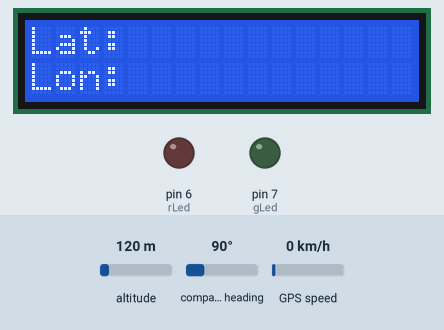
Bench run of a sketch on a simulated Arduino Uno, built with avr-gcc and run on an emulated ATmega328P. Parts: 16×2 character LCD, output pins drawn as LEDs (lit = HIGH). The inputs (shaded band) are chosen by the test bench; at power-on: altitude 120 m, compass heading 90°, GPS speed 0 km/h. Storage starts empty; the GPS gets a fix after 3 s at 37.7749, -122.4194 with 8 satellites; what the sketch prints to the serial monitor is not drawn.

Above: at 1.1 s.
At 38.0 s:
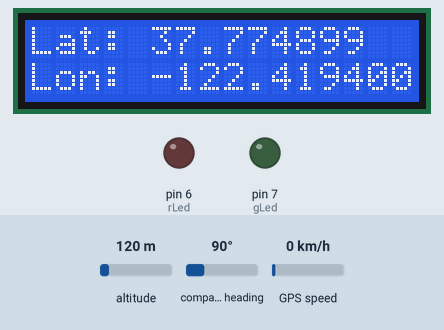
Timing chart, 0 to 39.5 s (numbered marks = the images above):
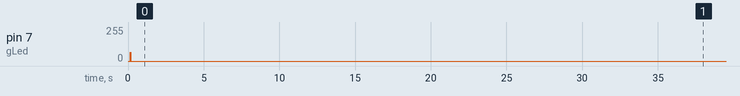

The sketch:

GPS.ino
```cpp
#define rLed 6
#define gLed 7

#include <TinyGPS++.h>
#include <SoftwareSerial.h>
#include <Wire.h>
#include <LiquidCrystal_I2C.h>
#include <SD.h>
#include <SPI.h>

static const int RXPin = 4, TXPin = 3;
static const uint32_t GPSBaud = 9600;

long lastRecord = 0;
int interval = 1000;

String l1 = "";
String l2 = "";
String l3 = "";
String d = "";
String t = "";

// The TinyGPS++ object
TinyGPSPlus gps;

// The serial connection to the GPS device
SoftwareSerial ss(RXPin, TXPin);

LiquidCrystal_I2C lcd(0x27, 16, 2); // set the LCD address to 0x27 for a 16 chars and 2 line display

File file;

void setup()
{

  pinMode(rLed, OUTPUT);
  pinMode(gLed, OUTPUT);

  Serial.begin(115200);
  ss.begin(GPSBaud);
  ss.setTimeout(1);

  Serial.print(F("Testing TinyGPS++ library v. ")); Serial.println(TinyGPSPlus::libraryVersion());
  Serial.println(F("by Mikal Hart"));
  Serial.println();

  lcd.init();                      // initialize the lcd
  // Print a message to the LCD.
  lcd.backlight();

  Serial.println(F("Init SD..."));

  if (!SD.begin(5)) {
    Serial.println(F("Init SD Failed!"));
    blinkRed();
    return;
  } else {
    blinkGreen();
  }

  Serial.println(F("Init SD Success!"));

  SD.remove("log.txt");
  blinkGreen();

  Serial.println(F("Creating file!"));

  file = SD.open("log.txt", FILE_WRITE);
  blinkGreen();
  file.close();
  blinkGreen();

  Serial.println(F("File created!"));
}

void loop()
{
  // This sketch displays information every time a new sentence is correctly encoded.

  Read();

  if (millis() > lastRecord + interval) {

    if (gps.location.isValid())
    {
      l1 = String(gps.location.lat(), 6);
      l2 = String(gps.location.lng(), 6);
      l3 = l1 + "," + l2;
    }

    Serial.println("L3: " + l3);

    if (gps.date.isValid())
    {
      d = String(gps.date.day()) + "/" + String(gps.date.month()) + "/" + String(gps.date.year());
    }

    Serial.println("d: " + d);

    if (gps.time.isValid())
    {
      t = " " + String(gps.time.hour()) + ":" + String(gps.time.minute()) + ":" + String(gps.time.second());
    }

    Serial.println("t: " + t);

    writeLCD(l1, l2);

    if (l3 != "") {
      writeFile(l3, d + t);
    }

    lastRecord = millis();
  }
}

void writeLCD(String l1, String l2) {
  lcd.setCursor(0, 0);
  lcd.print("Lat: " + l1);
  lcd.setCursor(0, 1);
  lcd.print("Lon: " + l2);
}

void writeFile(String latlon, String datetime) {
  if (SD.exists("log.txt")) {
    //blinkGreen();
    file = SD.open("log.txt", FILE_WRITE);
    //blinkGreen();

    if (file) {
      file.println(latlon + " " + datetime);
      file.close();
      Serial.println("Written!");
      blinkGreen();
    } else {
      Serial.println("File not accessible!");
      blinkRed();
    }
  } else {
    Serial.println("File doesn't exist!");
    blinkRed();
  }
}

void Read() {
  while (ss.available() > 0) {
    gps.encode(ss.read());
  }
}

void blinkRed() {
  digitalWrite(rLed, HIGH);
  delay(5);
  digitalWrite(rLed, LOW);
}

void blinkGreen() {
  digitalWrite(gLed, HIGH);
  delay(5);
  digitalWrite(gLed, LOW);
}
```

Measured:
- by itself, pin 7 (gLed): 0/255 → 64/255 at 0.14 s, → 0/255 0.04 s later
- what the display in image 0 shows lasts 3.1 s, from 1.0 s to 4.1 s
